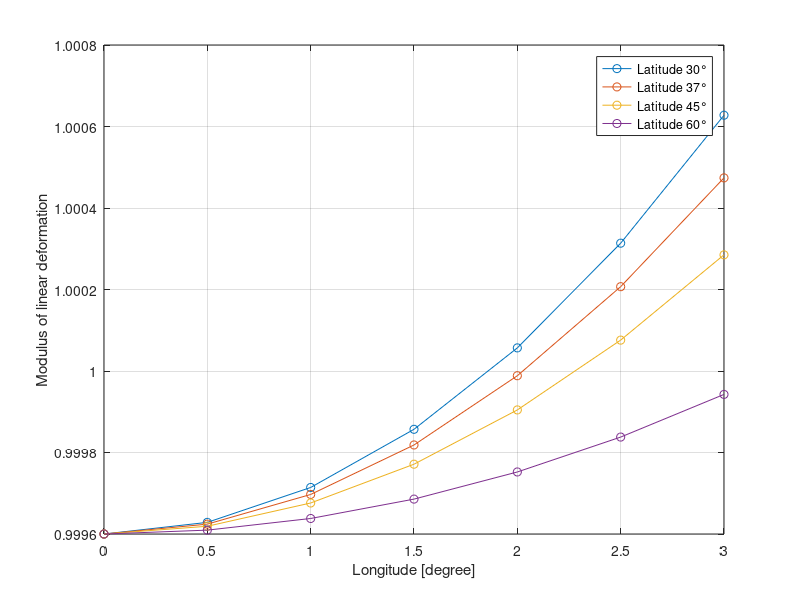

The MATLAB source for this figure: (Note: this script raises an error after producing the figure.)
clear all
close all
clc

%% Exercise 1: Modulus of linear deformation

phi = deg2rad([30;37;45;60]); %latitude
m_l = [];
lambda = [];
for i = 1: size(phi,1)
    count = 1;
    for j = 0:0.5:3
        m_l(i,count) = 0.9996*(1 + (deg2rad(j)^2/2)*cos(phi(i))^2);
        lambda(count) = j; %longitude in deg
        count = count + 1;
    end 
    plot(lambda(1,:),m_l(i,:),'-o')
    hold on
end
grid on
ylabel('Modulus of linear deformation')
xlabel('Longitude [degree]')
legend('Latitude 30°','Latitude 37°','Latitude 45°','Latitude 60°','Location','best')
hold off

%% Exercise 2: From Geographic to Cartographic coordiantes with Hirvonen transformation

a = 6378137;
alpha = 1 / 298.257223563;
c = a * (1 - alpha);
e2 = (a^2 - c^2) / a^2;
second_eccentricity = (a^2 - c^2) / c^2;

%Convert from dms to degrees
lat1 = dms2degrees([45 3 45.717]);
lon1 = dms2degrees([7 47 26.292]);
lat2 = dms2degrees([38 32 34.649]);
lon2 = dms2degrees([16 50 06.493]);

%Points converted in radians
points = [deg2rad(lat1), deg2rad(lon1); deg2rad(lat2), deg2rad(lon2)]; % latitude and longitude of the two points 

centr_mer = [deg2rad(9); deg2rad(15)]; %central meridian for the two points in radians
mc = 0.9996;
false_east = 500000;
A1 = 1 - (e2/4) - (3*e2^2/64) - (5*e2^3/256);
A2 = (3*e2/8) + (3*e2^2/32) + (45*e2^3/1024);
A4 = (15*e2^2/256) + (45*e2^3/1024);
A6 = (35*e2^3/3072);
R_p = a^2/c;


x = zeros(2,1);
y = zeros(2,1);
East = zeros(2,1);
North = zeros(2,1);
for i = 1:2
    lambda_prime = points(i,2) - centr_mer(i);
    v1 = sqrt(1+(second_eccentricity*cos(points(i,1))^2));
    csi = atan(tan(points(i,1))/cos(v1*lambda_prime));
    v = sqrt(1+(second_eccentricity*(cos(csi))^2));
    x(i) = R_p*asinh((cos(csi)*tan(lambda_prime))/v);
    y(i) = a*((A1*csi) - (A2*sin(2*csi)) + (A4*sin(4*csi)) - (A6*sin(6*csi)));
    East(i) = (x(i)*mc) + false_east;
    North(i) = y(i)*mc;
end

%% Exercise 3: from cartographic (E,N) to geographic (phi,lambda)

E = 470139.66;
N = 5031468.37;

x2 = (E - false_east)/mc;
y2 = N/mc;

theta = y2/(a*A1);
E1 = (a-c)/(a+c);
B2 = (3*E1)/2 - (27*E1^3)/32;
B4 = (21*E1^2)/16 - (55*E1^4)/32;
B6 = (151*E1^3)/96;
B8 = (1097*E1^4)/512;
csi2 = theta + (B2*sin(2*theta)) + (B4*sin(4*theta)) + (B6*sin(6*theta)) + (B8*sin(8*theta));
v = sqrt(1+(second_eccentricity*(cos(csi2))^2));
lambda_prime2 = atan((v*sinh(x2/R_p))/cos(csi2)); 

phi = atan(tan(csi2)*cos(v*lambda_prime2));
lambda = lambda_prime2 + centr_mer(1);

phi = rad2deg(phi);
lambda = rad2deg(lambda);

latitude = degrees2dms(phi);
longitude = degrees2dms(lambda);


